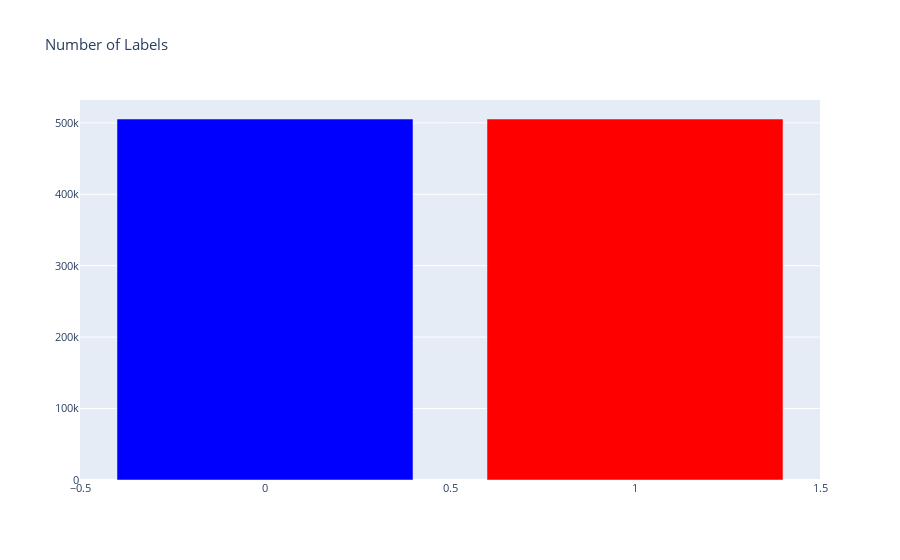

The code cell stored with this chart in its notebook:
### Code cell
cnt_lbl = df['label'].value_counts()
trace = go.Bar(
    x=cnt_lbl.index,
    y=cnt_lbl.values,
    marker=dict(
        color=cnt_lbl.values,
        colorscale = 'Picnic',
        reversescale = True
    ),
)

layout = go.Layout(
    title='Number of Labels',
    font=dict(size=11)
)

data = [trace]
fig = go.Figure(data=data, layout=layout)
py.iplot(fig, filename="TargetCount")

### Figure 1 — Plotly figure (JSON) as saved in the notebook; plotly's stock layout.template omitted (floating-point values rounded to 4 significant figures)
{"data": [{"marker": {"color": [505403, 505368], "colorscale": [[0, "rgb(0,0,255)"], [0.1, "rgb(51,153,255)"], [0.2, "rgb(102,204,255)"], [0.3, "rgb(153,204,255)"], [0.4, "rgb(204,204,255)"], [0.5, "rgb(255,255,255)"], [0.6, "rgb(255,204,255)"], [0.7, "rgb(255,153,255)"], [0.8, "rgb(255,102,204)"], [0.9, "rgb(255,102,102)"], [1, "rgb(255,0,0)"]], "reversescale": true}, "type": "bar", "x": [0, 1], "y": [505403, 505368]}], "layout": {"font": {"size": 11}, "title": {"text": "Number of Labels"}}}
